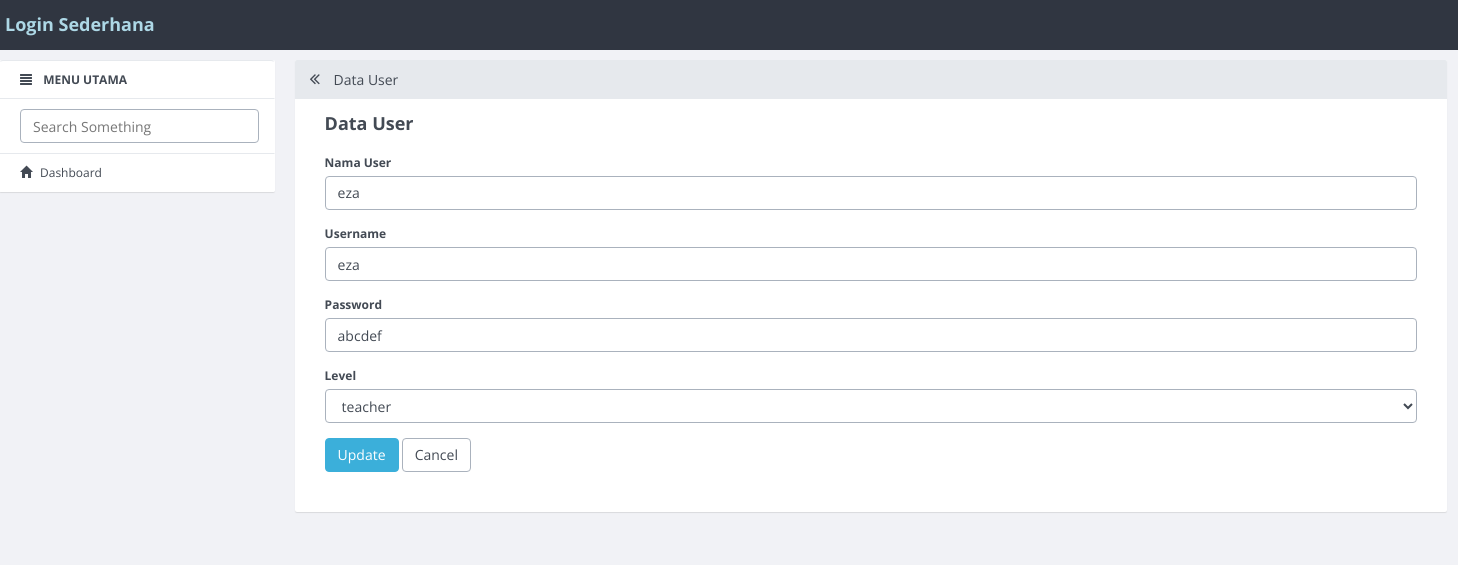
Screenshot of /users/update/7.html with the database file from the repository.
### tables this page shows
CREATE TABLE `users` (
  `id_user` int(11) NOT NULL,
  `nama_user` varchar(100) DEFAULT NULL,
  `username` varchar(50) DEFAULT NULL,
  `password` varchar(50) DEFAULT NULL,
  `level` varchar(20) DEFAULT NULL
);

### application/controllers/Users.php (called while the page is built, shortened)
<?php
class Users extends CI_Controller
{
    function __construct()
    {
        $this->load->model('Users_model');
        $this->load->library('form_validation');
    }
    public function update($id)
    {
        $row = $this->Users_model->get_by_id($id);
        if ($row) {
            $data = array(
                'button' => 'Update',
                'action' => site_url('users/update_action'),
		'id_user' => set_value('id_user', $row->id_user),
		'nama_user' => set_value('nama_user', $row->nama_user),
		'username' => set_value('username', $row->username),
		'password' => set_value('password', $row->password),
		'level' => set_value('level', $row->level),
        'konten' => 'users/users_form',
            'judul' => 'Data User',
	    );
            $this->load->view('v_index', $data);
        } else {
            $this->session->set_flashdata('message', 'Record Not Found');
            redirect(site_url('users'));
        }
    }
}

### index.php (called while the page is built, shortened)
<?php
require_once BASEPATH.'core/CodeIgniter.php';

### application/models/Users_model.php (called while the page is built, shortened)
<?php
class Users_model extends CI_Model
{
    public $table = 'users';
    public $id = 'id_user';
    function get_by_id($id)
    {
        $this->db->where($this->id, $id);
        return $this->db->get($this->table)->row();
    }
}

### application/views/users/users_form.php (the view, shortened to what this page needs)
<form action="<?php echo $action; ?>" method="post">
        <div class="form-group">
            <label for="varchar">Nama User <?php echo form_error('nama_user') ?></label>
            <input type="text" class="form-control" name="nama_user" id="nama_user" placeholder="Nama User" value="<?php echo $nama_user; ?>" />
        </div>
        <div class="form-group">
            <label for="varchar">Username <?php echo form_error('username') ?></label>
            <input type="text" class="form-control" name="username" id="username" placeholder="Username" value="<?php echo $username; ?>" />
        </div>
        <div class="form-group">
            <label for="varchar">Password <?php echo form_error('password') ?></label>
            <input type="text" class="form-control" name="password" id="password" placeholder="Password" value="<?php echo $password; ?>" />
        </div>
        <div class="form-group">
            <label for="varchar">Level <?php echo form_error('level') ?></label>
            <select name="level" class="form-control">
                <option value="<?php echo $level ?>"><?php echo $level ?></option>
            </select>
        </div>
        <button type="submit" class="btn btn-primary"><?php echo $button ?></button>
        <a href="<?php echo site_url('users') ?>" class="btn btn-default">Cancel</a>
    </form>

### rows the page displays
users: nama_user "eza", username "eza", password "abcdef", level "teacher"

### other values shown
$judul "Data User"
$button "Update"
